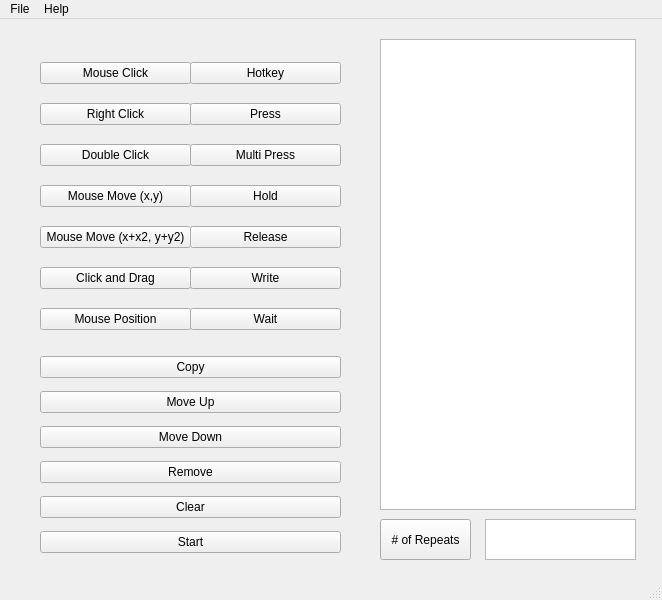
<?xml version="1.0" encoding="UTF-8"?>
<ui version="4.0">
 <class>MainWindow</class>
 <widget class="QMainWindow" name="MainWindow">
  <property name="geometry">
   <rect>
    <x>0</x>
    <y>0</y>
    <width>662</width>
    <height>600</height>
   </rect>
  </property>
  <property name="windowTitle">
   <string>Vic's Macros</string>
  </property>
  <property name="styleSheet">
   <string notr="true"/>
  </property>
  <property name="toolButtonStyle">
   <enum>Qt::ToolButtonIconOnly</enum>
  </property>
  <widget class="QWidget" name="centralwidget">
   <widget class="QListWidget" name="listWidget">
    <property name="geometry">
     <rect>
      <x>380</x>
      <y>20</y>
      <width>256</width>
      <height>471</height>
     </rect>
    </property>
   </widget>
   <widget class="QWidget" name="layoutWidget">
    <property name="geometry">
     <rect>
      <x>190</x>
      <y>30</y>
      <width>151</width>
      <height>301</height>
     </rect>
    </property>
    <layout class="QVBoxLayout" name="verticalLayout">
     <item>
      <widget class="QPushButton" name="bHotKey">
       <property name="styleSheet">
        <string notr="true"/>
       </property>
       <property name="text">
        <string>Hotkey</string>
       </property>
      </widget>
     </item>
     <item>
      <widget class="QPushButton" name="bPress">
       <property name="text">
        <string>Press</string>
       </property>
      </widget>
     </item>
     <item>
      <widget class="QPushButton" name="bMultiPress">
       <property name="text">
        <string>Multi Press</string>
       </property>
      </widget>
     </item>
     <item>
      <widget class="QPushButton" name="bHold">
       <property name="text">
        <string>Hold</string>
       </property>
      </widget>
     </item>
     <item>
      <widget class="QPushButton" name="bRelease">
       <property name="text">
        <string>Release</string>
       </property>
      </widget>
     </item>
     <item>
      <widget class="QPushButton" name="bWrite">
       <property name="text">
        <string>Write</string>
       </property>
      </widget>
     </item>
     <item>
      <widget class="QPushButton" name="bWait">
       <property name="text">
        <string>Wait</string>
       </property>
      </widget>
     </item>
    </layout>
   </widget>
   <widget class="QWidget" name="layoutWidget_2">
    <property name="geometry">
     <rect>
      <x>40</x>
      <y>30</y>
      <width>151</width>
      <height>301</height>
     </rect>
    </property>
    <layout class="QVBoxLayout" name="verticalLayout_2">
     <item>
      <widget class="QPushButton" name="bClick">
       <property name="text">
        <string>Mouse Click</string>
       </property>
      </widget>
     </item>
     <item>
      <widget class="QPushButton" name="bRightClick">
       <property name="text">
        <string>Right Click</string>
       </property>
      </widget>
     </item>
     <item>
      <widget class="QPushButton" name="bDoubleClick">
       <property name="text">
        <string>Double Click</string>
       </property>
      </widget>
     </item>
     <item>
      <widget class="QPushButton" name="bMouseMove">
       <property name="text">
        <string>Mouse Move (x,y)</string>
       </property>
      </widget>
     </item>
     <item>
      <widget class="QPushButton" name="bMoveRelative">
       <property name="text">
        <string>Mouse Move (x+x2, y+y2)</string>
       </property>
      </widget>
     </item>
     <item>
      <widget class="QPushButton" name="bClickandDrag">
       <property name="text">
        <string>Click and Drag</string>
       </property>
      </widget>
     </item>
     <item>
      <widget class="QPushButton" name="bMousePosition">
       <property name="text">
        <string>Mouse Position</string>
       </property>
      </widget>
     </item>
    </layout>
   </widget>
   <widget class="QWidget" name="layoutWidget">
    <property name="geometry">
     <rect>
      <x>40</x>
      <y>330</y>
      <width>301</width>
      <height>211</height>
     </rect>
    </property>
    <layout class="QVBoxLayout" name="verticalLayout_3">
     <item>
      <widget class="QPushButton" name="bCopy">
       <property name="text">
        <string>Copy</string>
       </property>
      </widget>
     </item>
     <item>
      <widget class="QPushButton" name="bMoveUp">
       <property name="text">
        <string>Move Up</string>
       </property>
      </widget>
     </item>
     <item>
      <widget class="QPushButton" name="bMoveDown">
       <property name="text">
        <string>Move Down</string>
       </property>
      </widget>
     </item>
     <item>
      <widget class="QPushButton" name="bRemove">
       <property name="text">
        <string>Remove</string>
       </property>
      </widget>
     </item>
     <item>
      <widget class="QPushButton" name="bClear">
       <property name="text">
        <string>Clear</string>
       </property>
      </widget>
     </item>
     <item>
      <widget class="QPushButton" name="bTrigger">
       <property name="text">
        <string>Start</string>
       </property>
      </widget>
     </item>
    </layout>
   </widget>
   <widget class="QListWidget" name="Repeats">
    <property name="geometry">
     <rect>
      <x>485</x>
      <y>500</y>
      <width>151</width>
      <height>41</height>
     </rect>
    </property>
   </widget>
   <widget class="QPushButton" name="bRepeats">
    <property name="geometry">
     <rect>
      <x>380</x>
      <y>500</y>
      <width>91</width>
      <height>41</height>
     </rect>
    </property>
    <property name="text">
     <string># of Repeats</string>
    </property>
   </widget>
  </widget>
  <widget class="QMenuBar" name="menubar">
   <property name="geometry">
    <rect>
     <x>0</x>
     <y>0</y>
     <width>662</width>
     <height>21</height>
    </rect>
   </property>
   <widget class="QMenu" name="menuFile">
    <property name="title">
     <string>File</string>
    </property>
    <addaction name="actionOpen"/>
    <addaction name="actionSave"/>
   </widget>
   <widget class="QMenu" name="menuHelp">
    <property name="title">
     <string>Help</string>
    </property>
    <addaction name="actionInstructions"/>
    <addaction name="actionAcceptable_Inputs"/>
   </widget>
   <addaction name="menuFile"/>
   <addaction name="menuHelp"/>
  </widget>
  <widget class="QStatusBar" name="statusbar"/>
  <action name="actionOpen">
   <property name="text">
    <string>Open</string>
   </property>
  </action>
  <action name="actionSave">
   <property name="text">
    <string>Save</string>
   </property>
  </action>
  <action name="actionInstructions">
   <property name="text">
    <string>Instructions</string>
   </property>
  </action>
  <action name="actionAcceptable_Inputs">
   <property name="text">
    <string>Acceptable Inputs</string>
   </property>
  </action>
 </widget>
 <resources/>
 <connections/>
</ui>
